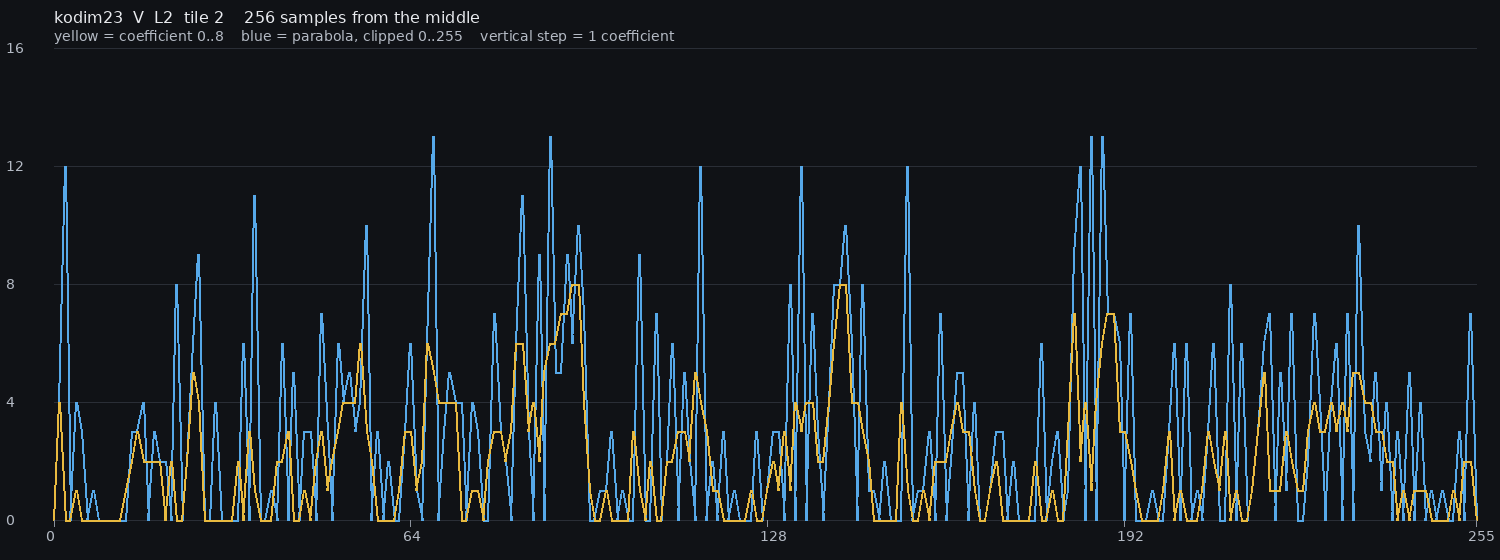
#> input picture palic-2-js/rice-parabola.png, 1500 x 560 px
$ python third_axis.py ../../palic-2-js/rice-parabola.png
#> lines starting #> are read from the running program, lines starting #| are printed output that depends on the picture
#!/usr/bin/env python3
"""HLC5: what can replace the up-right d as a third context axis (2 bits: 0 | 1-3 | 4-15 | 16+) on top of q5 / q7.

usage: python third_axis.py <ppm/png files or globs...>
Candidates: |d-b| (reference, not wave-legal with skew 1), neighbour errors max(|e_a|,|e_b|) (PLT2 Enb-like),
(|e_a|+|e_b|)/2, (|e_a|+|e_b|+|e_c|)/3, |a-aa|, |b-bb| (bb = two rows up). Entropy as predctx.py.
"""
import numpy as np, glob, sys
from PIL import Image
def H(z):
    if z.size == 0: return 0.0
    _, c = np.unique(z, return_counts=True); return float(-(c * np.log2(c / c.sum())).sum())
def qsym(x, edges): a = np.abs(x); return np.sign(x) * sum((a >= t).astype(np.int32) for t in edges)
def q2(x): x = np.abs(x); return sum((x >= t).astype(np.int32) for t in (1, 4, 16))
def shift(A, dy, dx):                       # value at (y-dy, x-dx), 0 outside
    O = np.zeros_like(A); h, w = A.shape
    O[dy:, dx:] = A[:h - dy, :w - dx] if dx >= 0 else 0
    if dx < 0: O[dy:, :w + dx] = A[:h - dy, -dx:]
    return O
DIR = {'q5': (5, [1, 4]), 'q7': (7, [1, 4, 16])}
def main(files):
    names = ['none'] + ['|d-b| (ref, needs d)', 'max(|ea|,|eb|)', '(|ea|+|eb|)/2', '(|ea|+|eb|+|ec|)/3', '|a-aa|', '|b-bb|']
    keys = [(d, n) for d in DIR for n in names]; tot = {k: 0.0 for k in keys}; ns = {k: set() for k in keys}; px = 0
    for f in files:
        a0 = np.asarray(Image.open(f).convert('RGB')).astype(np.int32)
        R_, G, B = a0[..., 0], a0[..., 1], a0[..., 2]; V = R_ - G; U = B - G; Y = G + ((U + V) >> 2); px += Y.size
#> after `R_, G, B = (a0[..., 0], a0[..., 1], a0[..., 2])`: R_: shape (560, 1500) int32; 211 distinct labels, from 16 to 232
#> after `R_, G, B = (a0[..., 0], a0[..., 1], a0[..., 2])`: G: shape (560, 1500) int32; 212 distinct labels, from 18 to 234
#> after `R_, G, B = (a0[..., 0], a0[..., 1], a0[..., 2])`: B: shape (560, 1500) int32; 212 distinct labels, from 22 to 238
#> after `Y = G + (U + V >> 2)`:
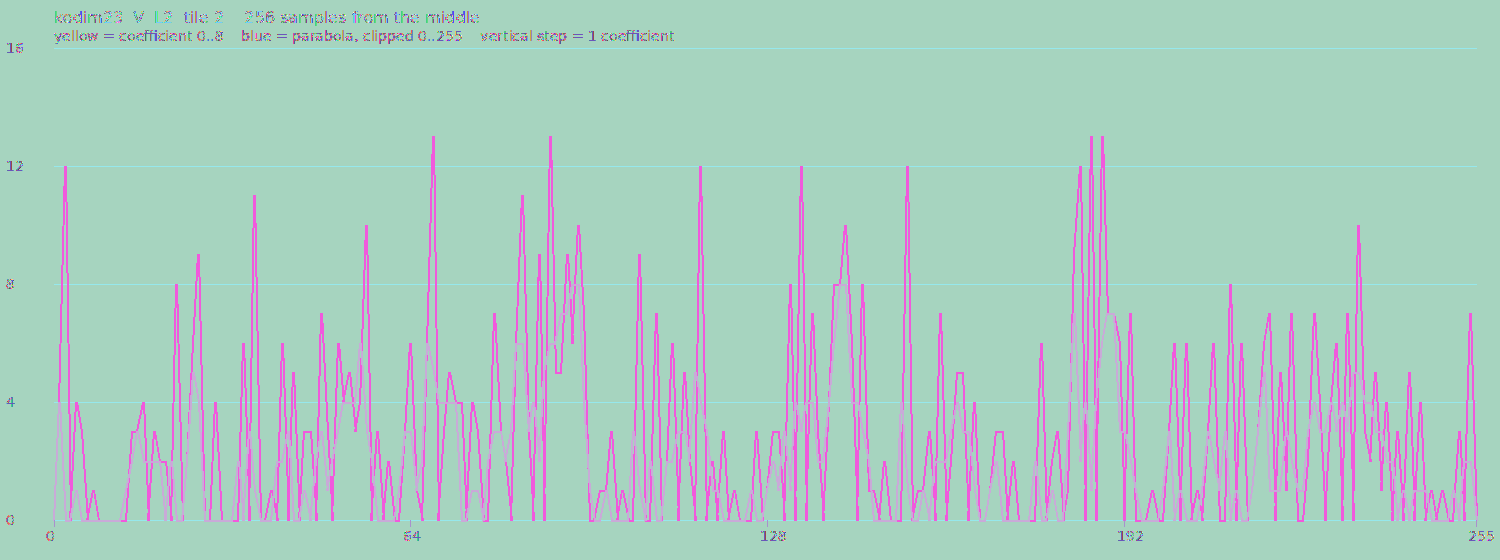
#> Y: shape (560, 1500) int32; 212 distinct labels, from 18 to 234; one colour per label, 0 black
#> after `px += Y.size`: px = 840000
        S = {k: dict() for k in keys}
        for P, n9 in [(V, True), (U, True), (Y, False)]:
            a = shift(P, 0, 1); b = shift(P, 1, 0); c = shift(P, 1, 1); d = shift(P, 1, -1); aa = shift(P, 0, 2); bb = shift(P, 2, 0)
            a[:, 0] = b[:, 0]; c[:, 0] = b[:, 0]; d[:, -1] = b[:, -1]; aa[:, :2] = a[:, :2]; bb[:2] = b[:2]
            med = np.clip(a + b - c, np.minimum(a, b), np.maximum(a, b)); e = P - med
            e = ((e + 256) & 511) - 256 if n9 else ((e + 128) & 255) - 128
            ea, eb, ec = np.abs(shift(e, 0, 1)), np.abs(shift(e, 1, 0)), np.abs(shift(e, 1, 1))
            ga, gb = c - a, c - b; sa, sb = np.sign(ga), np.sign(gb); s = np.where(sa != 0, sa, np.where(sb != 0, sb, 1))
            ee = s * e; ee = ((ee + 256) & 511) - 256 if n9 else ((ee + 128) & 255) - 128; z = np.where(ee >= 0, 2 * ee, -2 * ee - 1)
            T = {'none': None, '|d-b| (ref, needs d)': q2(d - b), 'max(|ea|,|eb|)': q2(np.maximum(ea, eb)), '(|ea|+|eb|)/2': q2((ea + eb) >> 1),
                 '(|ea|+|eb|+|ec|)/3': q2((ea + eb + ec) // 3), '|a-aa|': q2(a - aa), '|b-bb|': q2(b - bb)}
            off = 100000 if n9 else 0
            for dn, (n, edges) in DIR.items():
                cx = np.abs(qsym(gb, edges) + n * qsym(ga, edges))
                for tn, t in T.items():
                    cls = cx if t is None else np.where((cx == 0) & (t == 0), 0, cx * 4 + t + 1)
                    cls = np.where(cls == 0, 0, cls + off)
                    for v in np.unique(cls): S[(dn, tn)].setdefault(int(v), []).append(z[cls == v]); ns[(dn, tn)].add(int(v))
#> this loop made 3 passes
#> (n9, off) on passes 1 to 3: (True, 100000), (True, 100000), (False, 0)
#> pass 1, in main, `d = shift(P, 1, -1)`:
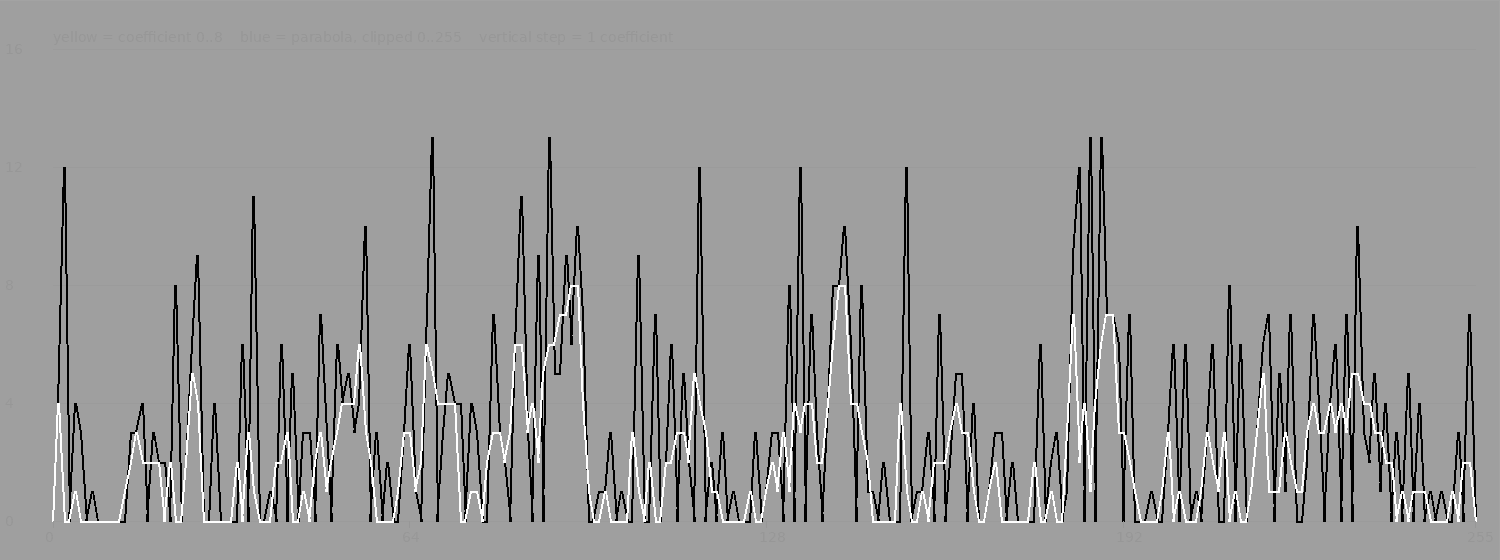
#> d: shape (560, 1500) int32; min -82, max 46, mean -5.8; drawn with min black and max white
#> after the loop: a: shape (560, 1500) int32; 213 distinct labels, from 0 to 234
#> after the loop: aa: shape (560, 1500) int32; 213 distinct labels, from 0 to 234
#> after the loop: bb: shape (560, 1500) int32; 213 distinct labels, from 0 to 234
#> after the loop: c: shape (560, 1500) int32; 213 distinct labels, from 0 to 234
#> after the loop:
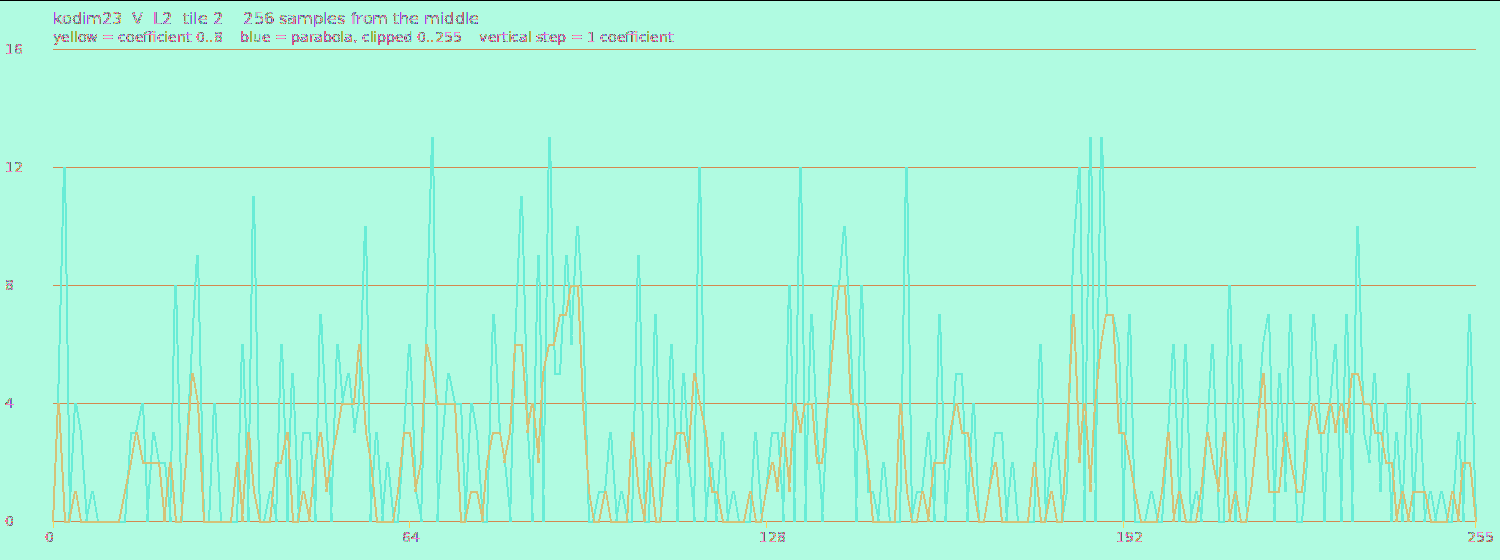
#> d: shape (560, 1500) int32; 213 distinct labels, from 0 to 234; one colour per label, 0 black
#> after the loop:
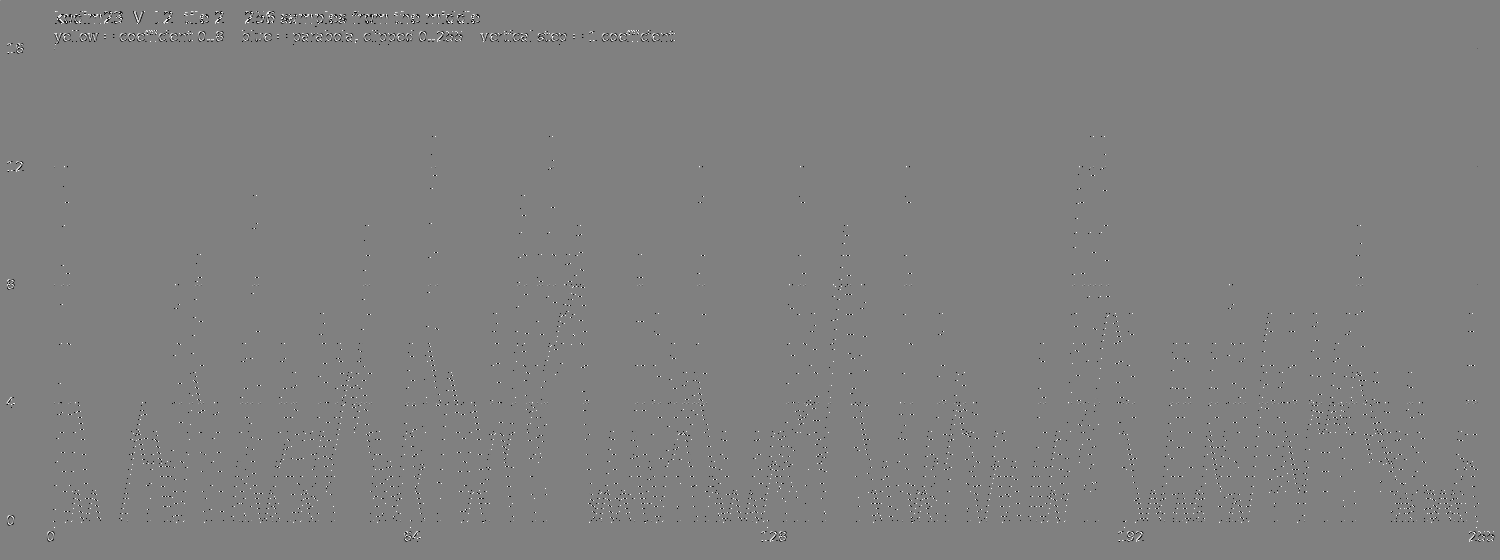
#> e: shape (560, 1500) int32; min -128, max 127, mean -0.1; drawn with min black and max white
#> after the loop:
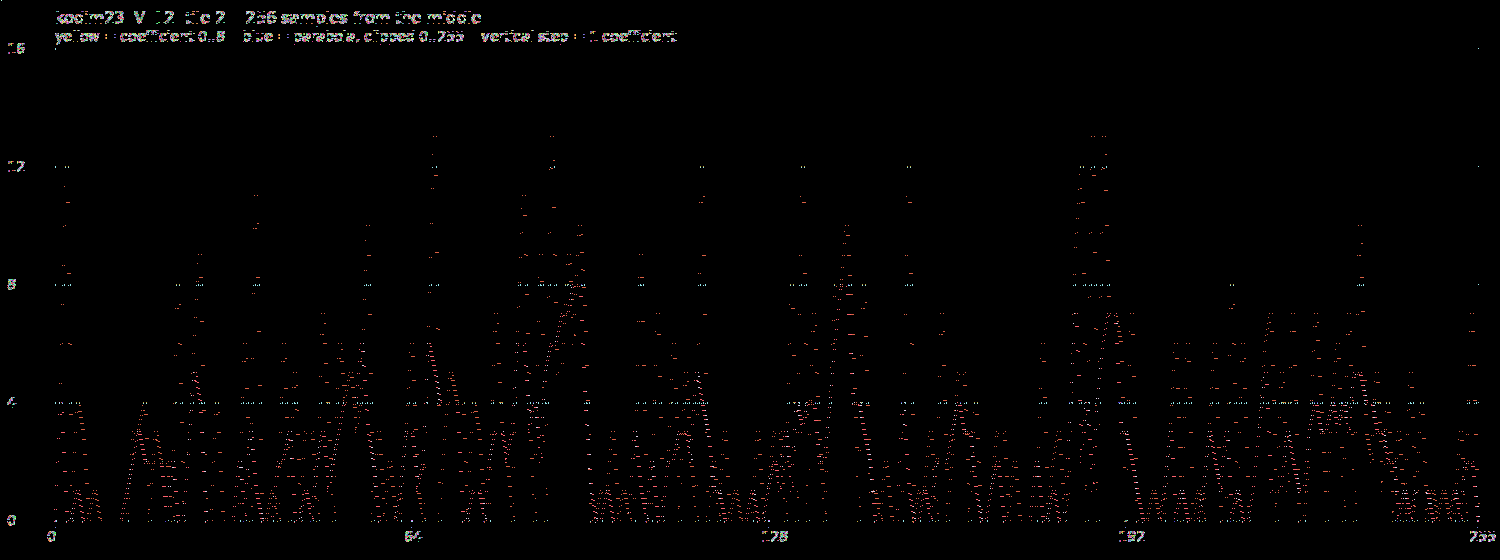
#> ea: shape (560, 1500) int32; 129 distinct labels, from 0 to 128; one colour per label, 0 black
        for k in keys: tot[k] += sum(H(np.concatenate(v)) for v in S[k].values())
#> this loop made 14 passes
#> k on passes 1 to 10: ('q5', 'none'), ('q5', '|d-b| (ref, needs d)'), ('q5', 'max(|ea|,|eb|)'), ('q5', '(|ea|+|eb|)/2'), ('q5', '(|ea|+|eb|+|ec|)/3'), ('q5', '|a-aa|'), ('q5', '|b-bb|'), ('q7', 'none'), ('q7', '|d-b| (ref, needs d)'), ('q7', 'max(|ea|,|eb|)')
#> k on passes 11 to 14: ('q7', '(|ea|+|eb|)/2'), ('q7', '(|ea|+|eb|+|ec|)/3'), ('q7', '|a-aa|'), ('q7', '|b-bb|')
    for dn in DIR:
        base = tot[(dn, 'none')]
        for tn in names: print(f'{dn} x {tn:24s} {tot[(dn, tn)] / px:.4f} bpp  {100 * tot[(dn, tn)] / base - 100:+.2f}% vs {dn} alone   streams {len(ns[(dn, tn)])}')
#> this loop made 2 passes
#| q5 x none                     0.3345 bpp  +0.00% vs q5 alone   streams 25
#| q5 x |d-b| (ref, needs d)     0.2862 bpp  -14.45% vs q5 alone   streams 85
#| q5 x max(|ea|,|eb|)           0.2932 bpp  -12.33% vs q5 alone   streams 86
#| q5 x (|ea|+|eb|)/2            0.2946 bpp  -11.93% vs q5 alone   streams 87
#| q5 x (|ea|+|eb|+|ec|)/3       0.2956 bpp  -11.62% vs q5 alone   streams 84
#| q5 x |a-aa|                   0.3071 bpp  -8.20% vs q5 alone   streams 84
#| q5 x |b-bb|                   0.3106 bpp  -7.14% vs q5 alone   streams 87
#| q7 x none                     0.3150 bpp  +0.00% vs q7 alone   streams 44
#| q7 x |d-b| (ref, needs d)     0.2718 bpp  -13.72% vs q7 alone   streams 126
#| q7 x max(|ea|,|eb|)           0.2843 bpp  -9.74% vs q7 alone   streams 131
#> (further printed lines are left out)
if __name__ == '__main__':
    main(sorted(sum((glob.glob(x) if any(ch in x for ch in '*?') else [x] for x in sys.argv[1:]), [])))
